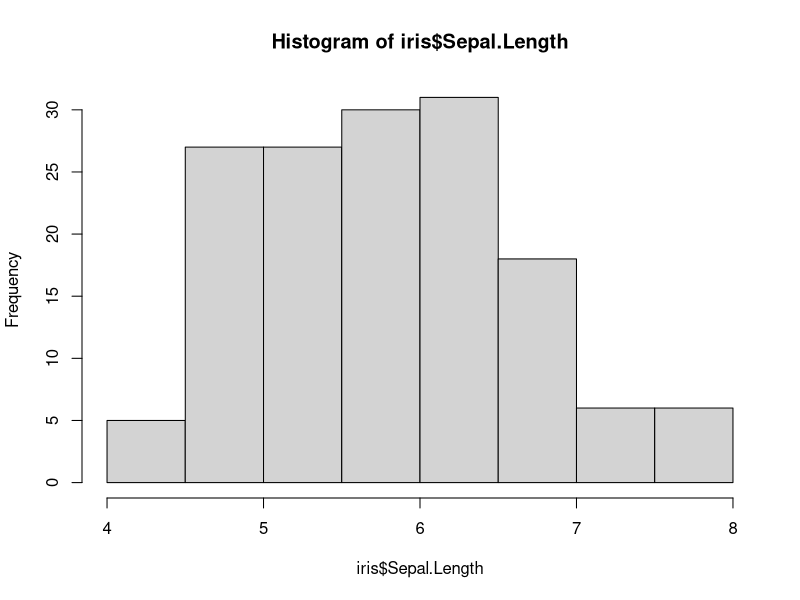
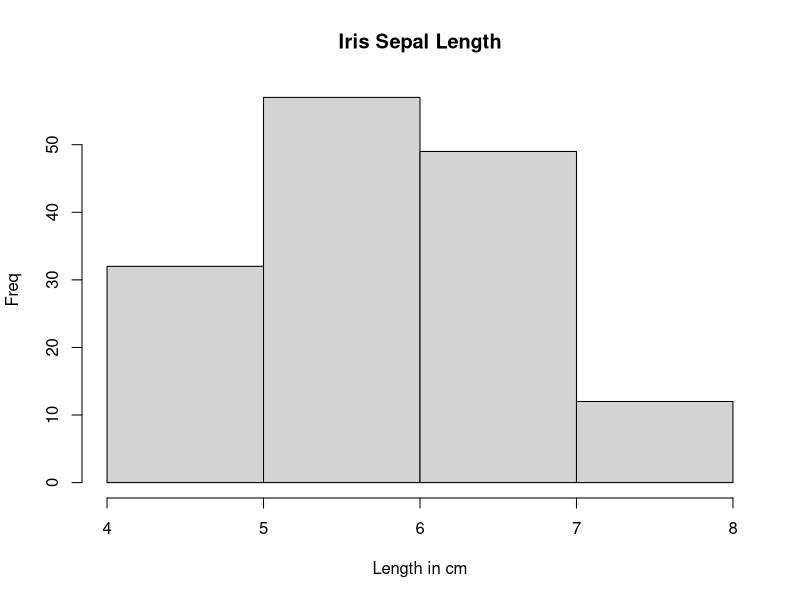
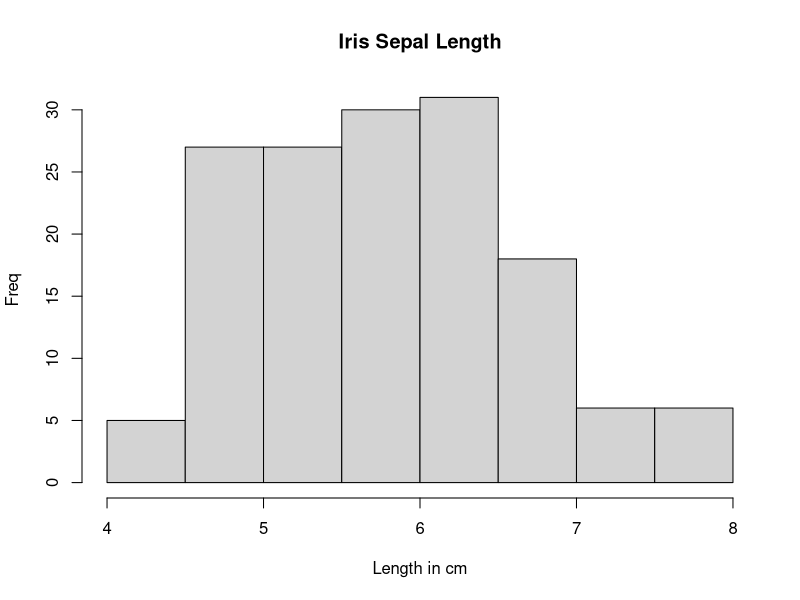
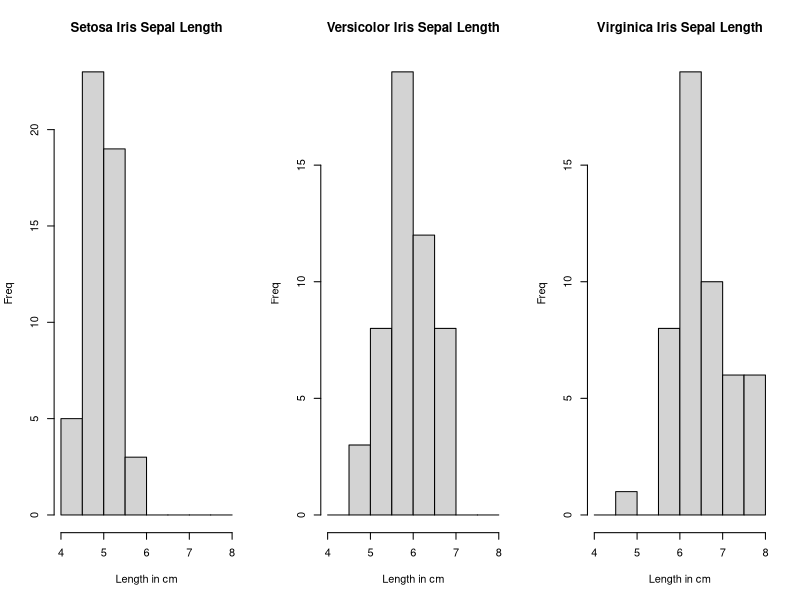

Write R code to recreate these figures, in order. (Note: this script raises an error after producing the figures.)
# Excerpt From: Taylor Arnold and Lauren Tilton, _Humanities Data in R_ 
# Chapter 3 Supplemental Questions

par(mfrow=c(1,1))

# 26. The dataset iris is a very well-known statistical data from the 1930s. It
# gives several measurements of iris sepal and petal lengths (in centimeters)
# for three species. Construct a table of sepal length rounded to the nearest
# centimeter versus Species.

iris

tab<- table(round(iris$Sepal.Length),iris$Species)
tab

# 27. Construct the same table, but rounded to the nearest half centimeter.

tab<- table(round(iris$Sepal.Length/.5)*.5,iris$Species)
tab

# 28. Plot a histogram of the sepal length for the entire iris dataset.

hist(iris$Sepal.Length)

# 29. Replicate the previous histogram, but manually specify the break points for
# the histogram and add a custom title and axis labels.

hist(iris$Sepal.Length, breaks=4:8,xlab="Length in cm",ylab="Freq",main="Iris Sepal Length")
#OR
hist(iris$Sepal.Length, breaks=seq(4,8,.5),xlab="Length in cm",ylab="Freq",main="Iris Sepal Length")


# 30. Plot three histograms showing the sepal length separately for each species.
# Make sure the histograms use the same break points for each plot (Hint: use
# the same as manually set in the previous question). Add helpful titles for the
# plots, and make sure to set R to display three plots at once.

par(mfrow=c(1,3))
hist(iris$Sepal.Length[iris$Species=="setosa"], breaks=seq(4,8,.5),xlab="Length in cm",ylab="Freq",main="Setosa Iris Sepal Length")
hist(iris$Sepal.Length[iris$Species=="versicolor"], breaks=seq(4,8,.5),xlab="Length in cm",ylab="Freq",main="Versicolor Iris Sepal Length")
hist(iris$Sepal.Length[iris$Species=="virginica"], breaks=seq(4,8,.5),xlab="Length in cm",ylab="Freq",main="Virginica Iris Sepal Length")
par(mfrow=c(1,1))

# 31. Calculate the deciles of the petal length for the entire iris dataset.

quantile(iris$Petal.Length, prob=(0:10)/10)

# 32. Construct a table showing the number of samples from each species with 
# petal length in the top 30 % of the dataset. How well does this help 
# categorize  the dataset by species?

petal<-quantile(iris$Petal.Length, prob=0.70)
top30petal<-table(iris$Species,petal>iris$Petal.Length)
top30petal

#It shows that Setosa and Versicolor have wingspans on the larger end of the
#spectrum.

# 33. Now bin the iris dataset into deciles based on the petal length. Produce a 
# table by species. How well does this categorize the dataset by species?

petalBreaks<- quantile(iris$Petal.Length, prob=seq(0,1,length.out = 11),
                       names=FALSE)
petalBin<-cut(iris$Petal.Length,petalBreaks,labels=FALSE,include.lowest=TRUE)
petalBinTab<-table(iris$Species,petalBin)
petalBinTab


# 34. We can get a very rough estimate of the petal area by multiplying the 
# petal length and width. Calculate this area, bin the dataset into deciles on 
# area,  and compute table of the petal length deciles against the area deciles. 
# How  similar do these measurements seem?

iris$Petal.Area<-iris$Petal.Length*iris$Petal.Width
areaBreaks<- quantile(iris$Petal.Area, prob=seq(0,1,length.out = 11),
                    names=FALSE)
areaBin<-cut(iris$Petal.Area,areaBreaks,labels=FALSE,include.lowest=TRUE)
irisTab<-table (petalBin , areaBin)
irisTab2<-table(iris$Species, areaBin)
irisTab
irisTab2

# 35. Without using a for loop, construct a vector with the median petal length 
# for each species. Add appropriate names to the output.

mplSetosa <- quantile(iris$Petal.Length [iris$Species=="setosa"], prob=0.50, 
                      names=FALSE)
mplVersicolor <- quantile(iris$Petal.Length [iris$Species=="versicolor"], 
                          prob=0.50, names=FALSE)
mplVirginica <- quantile(iris$Petal.Length [iris$Species=="virginica"], 
                         prob=0.50, names=FALSE)
mpl<- c(mplSetosa, mplVersicolor, mplVirginica)
names(mpl)<- c("Setosa", "Versicolor", "Verginica")
mpl

# 36. Repeat the previous question using a for loop.

species<-unique(iris$Species)
mpl2<- rep(0,length=3)
for (i in 1:3){
  mpl2[i]<-quantile(iris$Petal.Length [iris$Species==species[i]], 
                    prob=0.50, names=FALSE)
}
names(mpl2)<-species
mpl2

# 37. Finally, repeat again using tapply.

mpl3<- tapply(X=iris$Petal.Length,INDEX = iris$Species,FUN=quantile, 
              prob=0.50, names=FALSE)
mpl3

# 38. As in a previous question, write a function which asks the user for a 
# state abbreviation and returns the state name. However, this time, put the 
# question in a for loop so the user can decode three straight state 
# abbreviations.

ask <- function(){
  for (i in 1:3) {
  z<- readline("Please provide a state abbreviation:")
  y<- toupper(z)
  state<- state.name[y == state.abb]
  if ((y %in% state.abb) == TRUE) print (state)
  if ((y %in% state.abb) != TRUE) print ("error")
  }
}

ask()

# 39. The command break immediately exits a for loop; it is often used inside
# of an if statement. Redo the previous question, but break out of the loop
# when a non-matching abbreviation is given. You can increase the number of
# iterations to something large (say, 100), as a user can always get out of the
# function by giving a non-abbreviation.

ask <- function(){
  for (i in 1:1000) {
    z<- readline("Please provide a state abbreviation:")
    y<- toupper(z)
    state<- state.name[y == state.abb]
    if ((y %in% state.abb) == TRUE) print (state)
    if ((y %in% state.abb) != TRUE) break
  }
}

ask()

# 40. Now, reverse the process so that the function returns when an abbreviation 
# is found but asks again if it is not.

ask <- function(){
  for (i in 1:1000) {
    z<- readline("Please provide a state abbreviation:")
    y<- toupper(z)
    state<- state.name[y == state.abb]
    if ((y %in% state.abb) == TRUE) {
      print (state)
      break
    }
    if ((y %in% state.abb) != TRUE) print ("That is not a state abbreviation.")
  }
}

ask()



# 41. Using a for loop, print the sum 1+1/2+1/3+1/4 + ··· + 1/n for all n
# equal to 1 through 100.

for (i in 1:100){
  print(sum(1/1:i))
}


# 42. Now calculate the sum for all 100 values of n using a single function call.

sumAnswer<- function(){
  arr<-rep(0,length=100)
  for (i in 1:100){
    arr[i]<-(sum(1/1:i))
    }
  sumArr<-sum(arr)
  sumArr
}

sumAnswer()


# 43. Ask the user for their year of birth and print out the age they turned for 
# every year between then and now.

age <- function(){
  z<- readline("When were you born? ")
  z<- as.numeric(z)
  currentAge<- 0:(2017-z)
  year<-(z:2017)
  for(i in 1:(2018-z)){
    print(paste("You turned ",currentAge[i]," in ", year[i] , ".",sep=""))
  }
}

age()

# 44. The dataset InsectSprays shows the count of insects after applying one of
# six different insect repellents. Construct a two-row three-column grid of 
# histograms, on the same scale, showing the number of insects from each spray.
# Do this using a for loop rather than coding each plot by hand.

InsectSprays

par(mfrow=c(2,3))
spray<-unique(InsectSprays$spray)
for (i in 1:length(spray)) {
  hist(InsectSprays$count[InsectSprays$spray==spray[i]],breaks=0:30,
       ylim=range(0,6))
}


# 45. Repeat the same two by three plot, but now remove the margins, axes, and
# labels. Replace these by adding the spray identifier (a single letter) to the 
# plot with the text command.

par(mfrow=c(2,3), mar=c(1,1,1,1))
spray<-unique(InsectSprays$spray)
for (i in 1:length(spray)) {
  hist(InsectSprays$count[InsectSprays$spray==spray[i]],breaks=0:30,
       ylim=range(0,6), main=spray[i], xlab="", ylab="",axes=FALSE)
}

# 46. Calculate the median insect count for each spray.

for (i in 1:length(spray)) {
  med<-quantile(InsectSprays$count[InsectSprays$spray==spray[i]],
                prob=0.50, names=FALSE)
  print(paste("Spray ",spray[i]," median= ",med,sep=""))
}

# 47. Using the WorldPhones dataset, calculate the total number of phones used
# in each year using a for loop.

year<-row.names(WorldPhones)
for(i in 1:nrow(WorldPhones)){
  total<-sum(WorldPhones[row.names(WorldPhones)==year[i]])
  print(paste("Total phones in ",year[i],"= ",total))
}


# 48. Calculate the total number of phones used in each year using a single 
# apply function.

apply(WorldPhones,1,sum)

# 49. Calculate the percentage of phones that were in Europe over the years in
# question.

100*WorldPhones[,2]/apply(WorldPhones, 1, sum)

# 50. Convert the entire WorldPhones matrix to percentages; in other words, each
# row should sum to 100.

100*WorldPhones/apply(WorldPhones, 1, sum)
